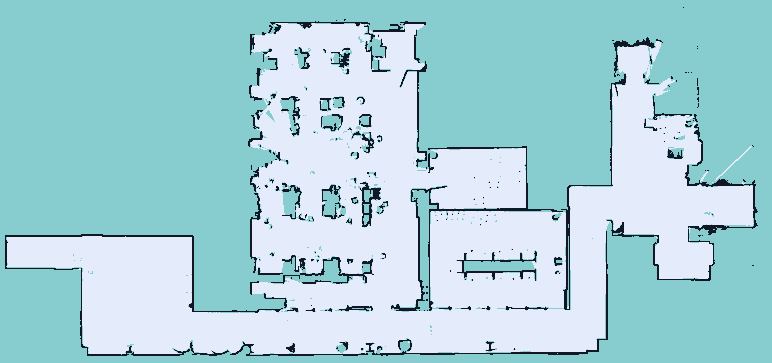
#> input picture map3.png, 772 x 363 px
$ python 2dmap_to_isomatric.py
#> lines starting #> are read from the running program, lines starting #| are printed output that depends on the picture; after the words box and inside, x2 and y2 are one past the last pixel; in counts of white or black regions, pixels touching at a corner belong together
import cv2
import numpy as np

map_img = cv2.imread('map3.png')
#> map_img is the input picture: shape (363, 772, 3); mean B, G, R 217, 209, 166.1
h, w = map_img.shape[:2]
#> h = 363; w = 772

# 아이소메트릭 회전 + 스케일 행렬
# 평면 이미지 -> 아이소메트릭으로 변환시 y축 1/2, 45도 회전 적용됨
def get_isometric_matrix():
    angle = np.deg2rad(45)
    scale_y = 0.5
    M = np.array([
        [np.cos(angle), -np.sin(angle), 0],
        [np.sin(angle) * scale_y, np.cos(angle) * scale_y, 0]
    ], dtype=np.float32)
    return M

M = get_isometric_matrix()

# 변환 후 이미지 크기 (여유 공간 확보)
output_w = int(w + h)
#> output_w = 1135
output_h = int((w + h) * 0.5)
#> output_h = 567
output_size = (output_w, output_h)
#> output_size = (1135, 567)

# 중심 정렬을 위한 이동 보정 (출력 이미지 중앙으로 이동)
center = np.array([w / 2, h / 2])                                       # 원본 이미지 중심 좌표
#> center = [386, 181.5]
center_transformed = M[:, :2] @ center.reshape(2, 1)                    # 중심을 변환 행렬에 적용
#> center_transformed = [144.6, 200.6]
output_center = np.array([output_w / 2, output_h / 2]).reshape(2, 1)    # 출력 이미지 중앙 위치
#> output_center = [567.5, 283.5]

# 이동 벡터 계산
translation = output_center - center_transformed
#> translation = [422.9, 82.86]
M[:, 2] = translation.flatten()                     # 최종 행렬에 이동벡터 추가

# 최종 변환 적용
iso_map = cv2.warpAffine(map_img, M, output_size, flags=cv2.INTER_LINEAR, borderValue=(0,0,0))
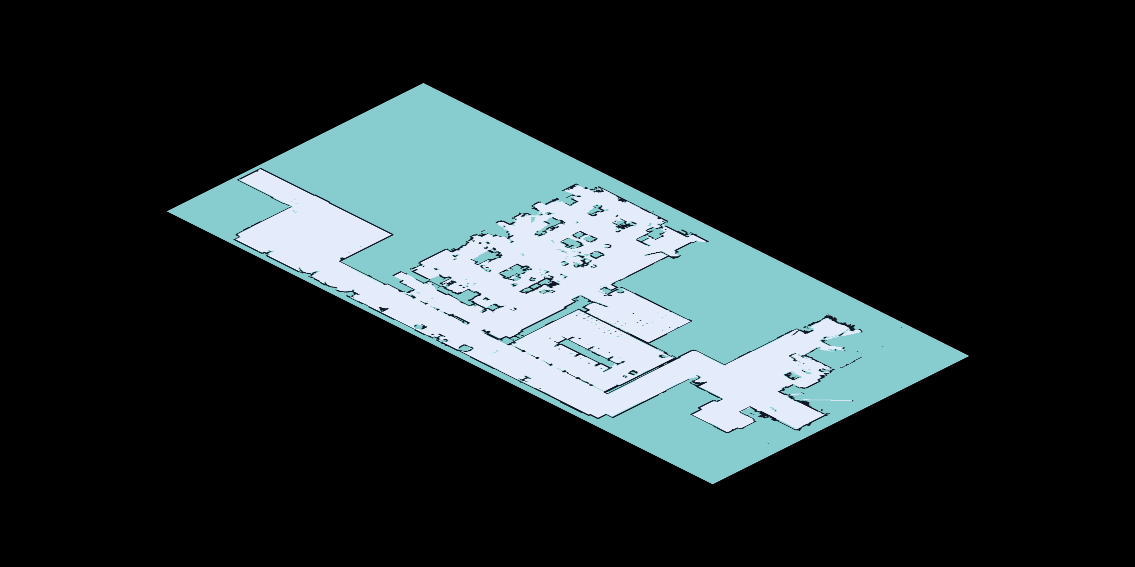
#> iso_map: shape (567, 1135, 3); mean B, G, R 47.3, 45.5, 36.2

# 여백 최적화
# 빨간 여백은 (0,0,255)이므로 회색값 기준으로 배경은 거의 76~85 정도
gray = cv2.cvtColor(iso_map, cv2.COLOR_BGR2GRAY)
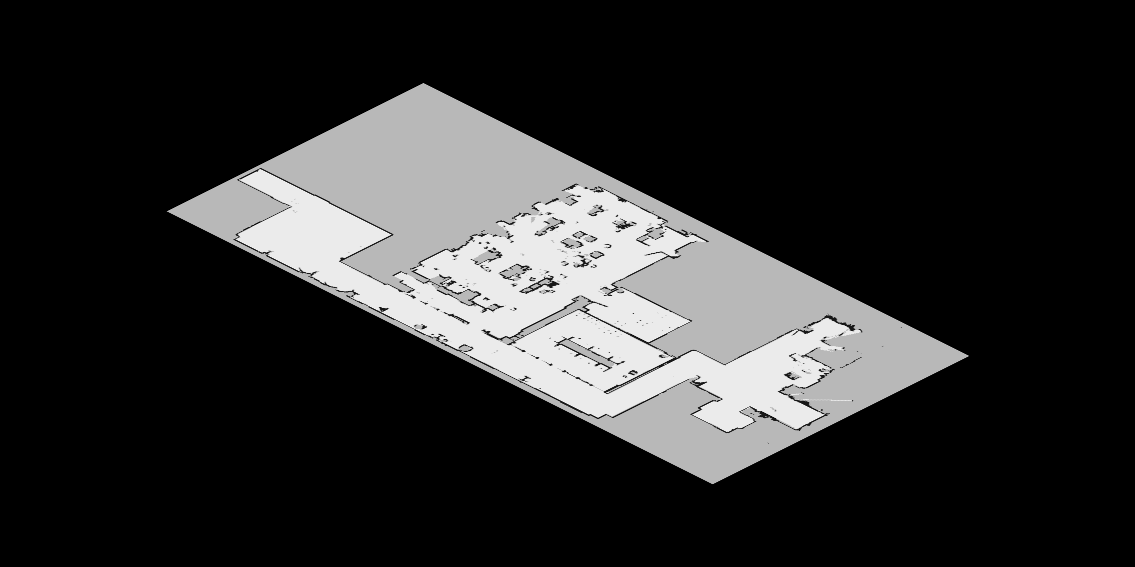
#> gray: shape (567, 1135); min 0, max 235, mean 43
_, mask = cv2.threshold(gray, 100, 255, cv2.THRESH_BINARY)  # 임계값 처리로 내용만 추출
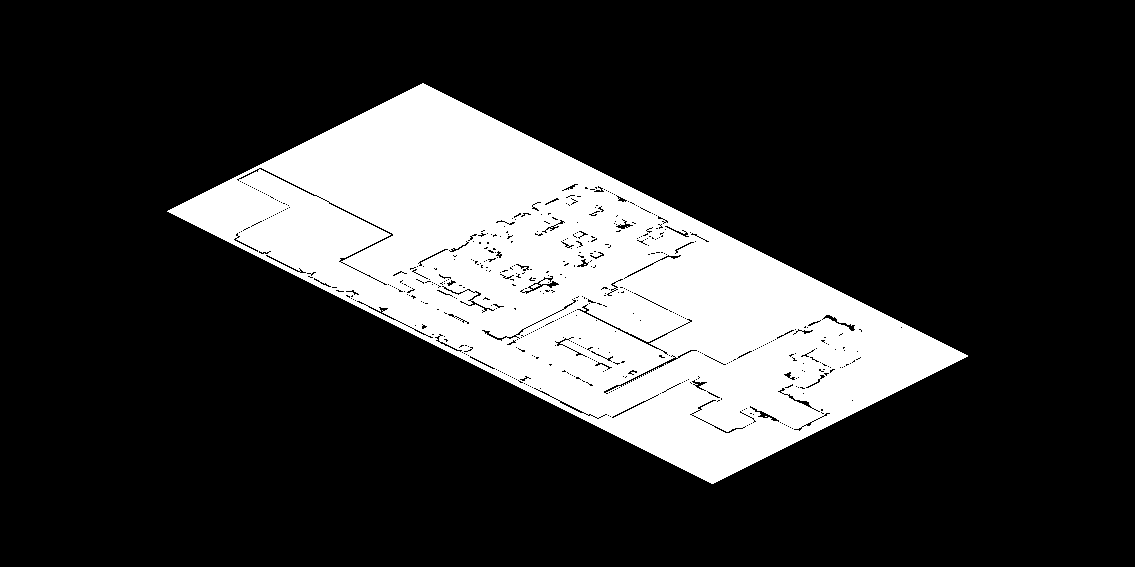
#> mask: shape (567, 1135); 21% white; 3 white regions (2 under 20 px), largest, box (x1, y1, x2, y2) and area: (167, 83, 968, 484) 135148
coords = cv2.findNonZero(mask)                              # 내용 있는 픽셀 좌표 추출
#> coords = contour of 135152 points, box (x1, y1, x2, y2) (167, 83, 968, 484), area 136
x, y, w_box, h_box = cv2.boundingRect(coords)               # 바운딩박스 추출
#> x = 167; y = 83; w_box = 801; h_box = 401
cropped = iso_map[y:y+h_box, x:x+w_box]                     # 자른 이미지 만들기
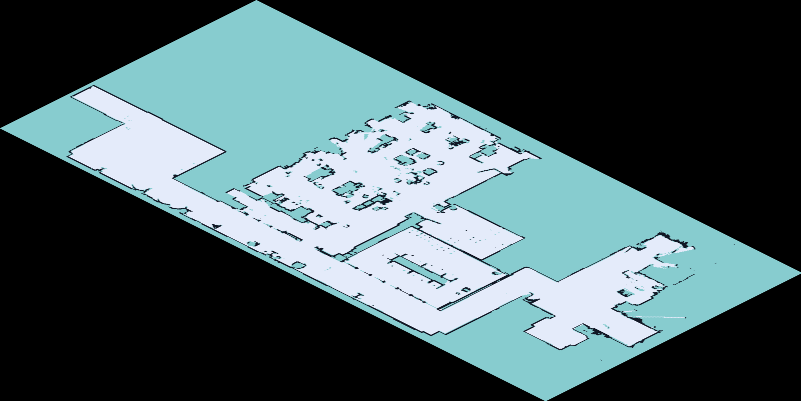
#> cropped: shape (401, 801, 3); mean B, G, R 94.7, 91.2, 72.5

cv2.imwrite('isometric_map.png', cropped)

$ run again, with keti_3f.png copied over map3.png
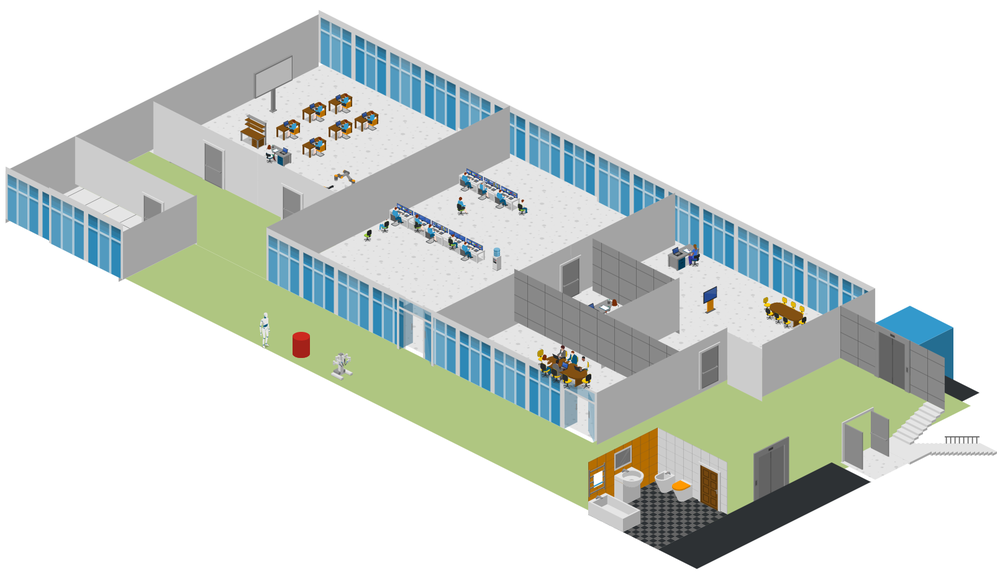
#> input picture keti_3f.png, 1000 x 573 px, shrunk from 1610 x 922 before the run
#> map_img is the input picture: shape (573, 1000, 3); mean B, G, R 213.4, 218.3, 212.3
#> `_, mask = cv2.threshold(gray, 100, 255, cv2.THRESH_BINARY)`:
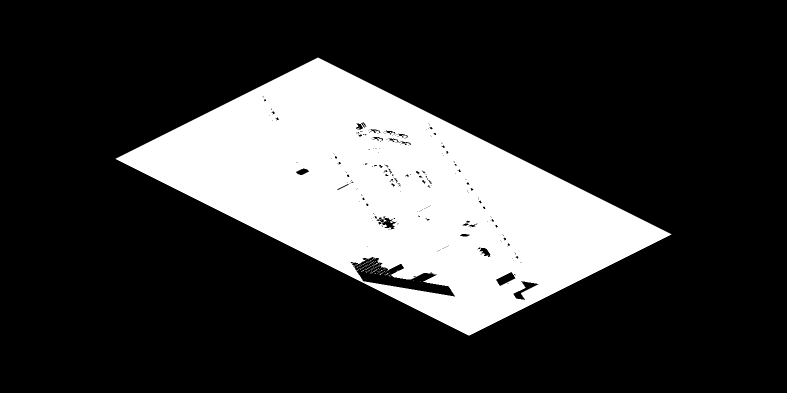
#> mask: shape (786, 1573) (shown at 1/2 size); 22.5% white; 83 white regions (82 under 20 px), largest, box (x1, y1, x2, y2) and area: (231, 115, 1343, 671) 277515
#> coords = contour of 277731 points, box (x1, y1, x2, y2) (231, 115, 1343, 671), area 354
#> x = 231; y = 115; w_box = 1112; h_box = 556
#> `cropped = iso_map[y:y+h_box, x:x+w_box]`:
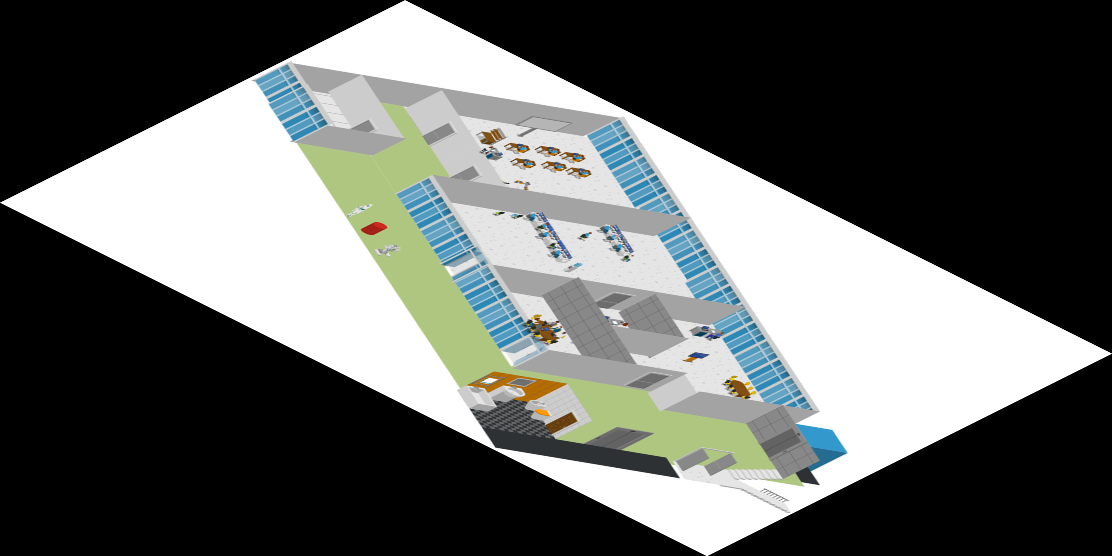
#> cropped: shape (556, 1112, 3); mean B, G, R 98.9, 101.1, 98.4

$ run again, with map.png copied over map3.png
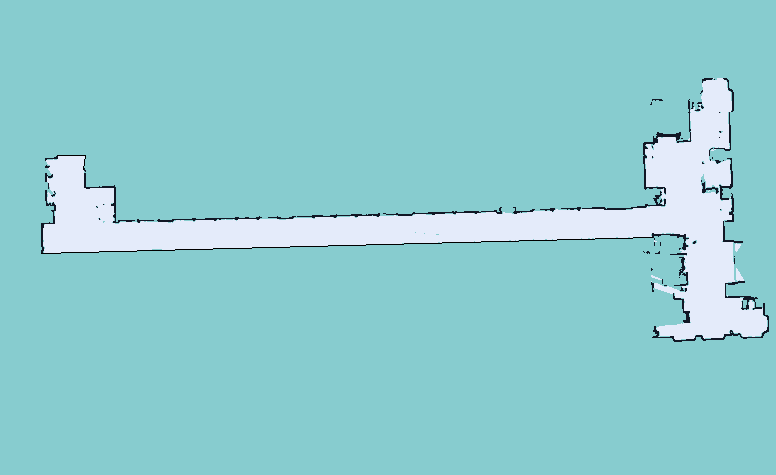
#> input picture map.png, 776 x 475 px
#> map_img is the input picture: shape (475, 776, 3); mean B, G, R 209.3, 205, 142.6
#> `_, mask = cv2.threshold(gray, 100, 255, cv2.THRESH_BINARY)`:
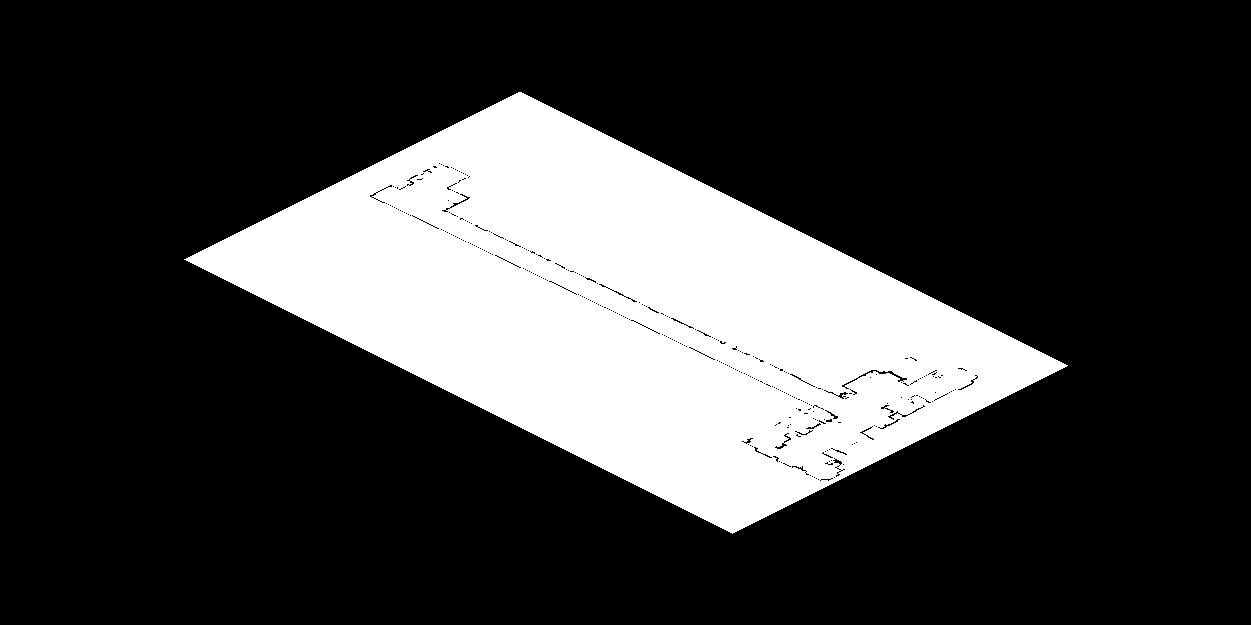
#> mask: shape (625, 1251); 23.3% white; 1 white region, box (x1, y1, x2, y2) and area: (184, 92, 1068, 534) 182501
#> coords = contour of 182501 points, box (x1, y1, x2, y2) (184, 92, 1068, 534), area 411
#> x = 184; y = 92; w_box = 884; h_box = 442
#> `cropped = iso_map[y:y+h_box, x:x+w_box]`:
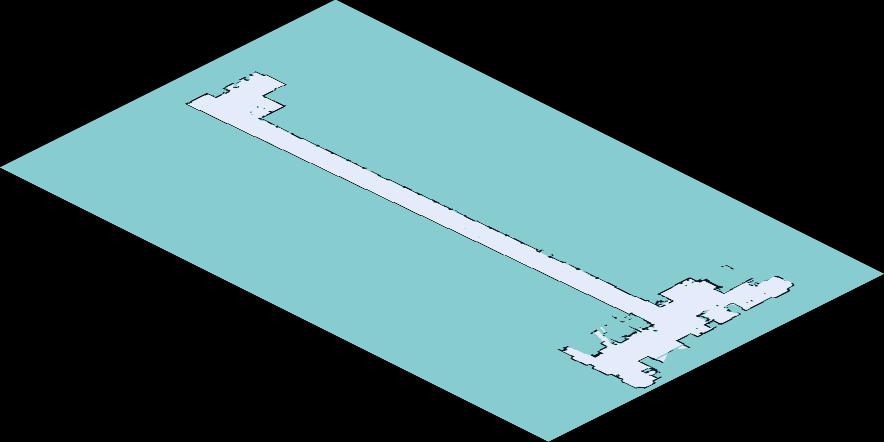
#> cropped: shape (442, 884, 3); mean B, G, R 98.7, 96.7, 67.3
